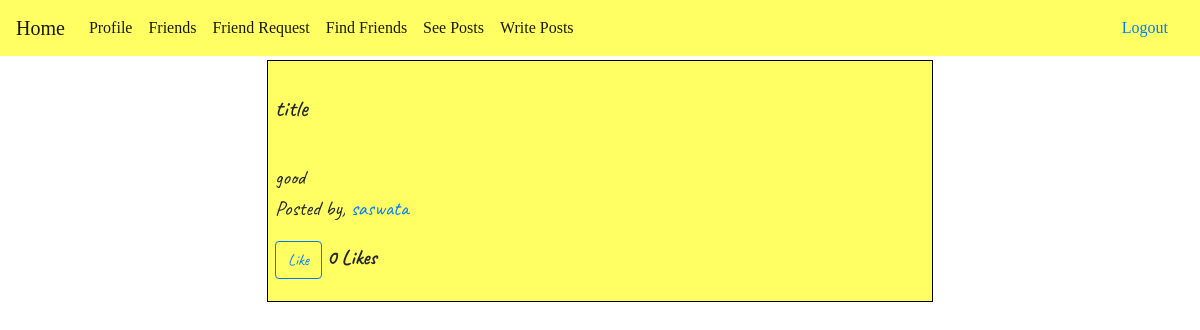
Before: /posts/ (signed in) with the older database file.
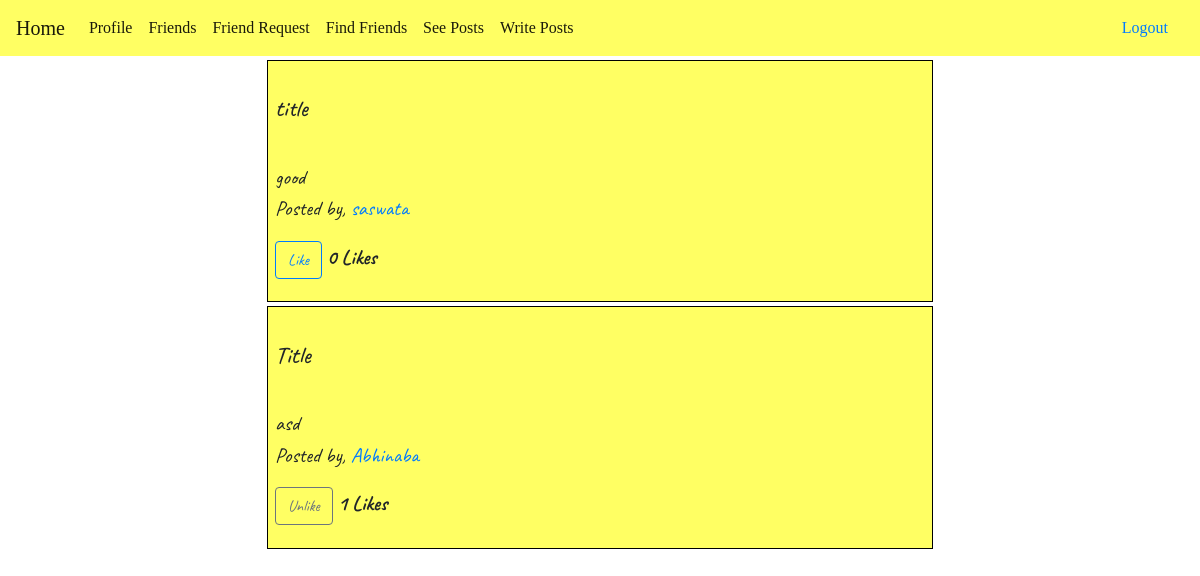
After: the same page with the newer database file.
### posts/models.py (models this page shows, shortened)
class Post(models.Model):
    title = models.CharField(max_length=300, default='Title')
    body = models.TextField()
    liked = models.ManyToManyField(User, default=None, blank=True, related_name='liked')
    updated = models.DateTimeField(auto_now=True)
    created = models.DateTimeField(auto_now_add=True)
    author = models.ForeignKey(User, on_delete=models.CASCADE, related_name='author')
    def __str__(self):
        return str(self.title)

### posts/views.py (the view)
# urls.py: path('',views.post_view,name='post_list'),
@login_required(login_url='/login/')
def post_view(request):
    user = request.user
    all_friends = user.friendlist_set.all() | user.profile2.all()
    new_posts = ''
    for i in all_friends:
        new_posts = i.profile1.author.all() | i.profile2.author.all()
    print('other',new_posts)
    try:
        new_posts = new_posts | user.author.all()
    except:
        new_posts=user.author.all()
    print('my',new_posts)
    context = {
        'all_posts' : new_posts,
        'user' : user
    }
    return render(request, 'posts/posts_list.html', context)

### posts/templates/posts/posts_list.html (shortened to what this page needs)
{% extends 'details/main.html' %}
{% block content %}
    {% if all_posts.count %}
        {% for i in all_posts %}
        <div class="container ">
            <div class="divtra div5 text caveat">
                <h4>{{i.title}}</h4><br>
                {{i.body}}<br>
                <p>Posted by, <a href="{% url 'profilepage' i.id %}">{{i.author.username}}</a><br>
                <form action="{% url 'posts:like_post' %}" method='POST'>
                    {% if user not in i.liked.all %}
                        <button class='btn btn-outline-primary' type ='submit'>Like</button>
                    {% else %}
                        <button class='btn btn-outline-secondary' type ='submit'>Unlike</button>
                    {% endif %}
                    <strong>{{i.liked.all.count}} Likes</strong><br>
                </form>
                </p>
            </div>
        </div>
        {% endfor %}
    {% else %}
        {% load static %}
    {% endif %}
{% endblock %}

### details/templates/details/main.html (shortened to what this page needs)
{% load static %}
<!DOCTYPE html>
<html lang="en">
<head>
    <link type="text/css" rel="stylesheet" href="{% static '/bootstrap/css/bootstrap.min.css' %}">
    <link rel="stylesheet" type="text/css" href="{% static 'css/main.css' %}">
</head>
<body>
    {% include 'details/navbar.html' %}
    {% block content %}
	{% endblock %}
</body>
</html>

### details/templates/details/navbar.html (shortened to what this page needs)
{% load static %}
  <nav class="navbar navbar-expand-lg navbar-light" style="background-color: #FFFF63;">
    <a class="navbar-brand cinzel" href="{% url 'home' %}">Home</a>
    {% if request.user.is_authenticated %}
    <div class="collapse navbar-collapse" id="navbarNav">
      <ul class="navbar-nav cinzel">
          <li class="nav-item active">
            <a class="nav-link" href="{% url 'profilepage' request.user.id %}">Profile</a>
          </li>
          <li class="nav-item active">
            <a class="nav-link" href="{% url 'friendlist' %}">Friends</a>
          </li>
          <li class="nav-item active">
            <a class="nav-link" href="{% url 'friendrequest' %}">Friend Request</a>
          </li>
          <li class="nav-item active">
           <a class="nav-link" href="{% url 'newfriends' %}">Find Friends</a>
         </li>
         <li class="nav-item active">
           <a class="nav-link" href="{% url 'posts:post_list' %}">See Posts</a>
         </li>
         <li class="nav-item active">
           <a class="nav-link" href="{% url 'posts:create_post' %}">Write Posts</a>
         </li>
      </ul>
    </div>
    <span ><a  class=" nav-link cinzel" href="{% url 'logout' %}">Logout</a></span>
    {% endif %}
  </nav>

### static/css/main.css (style rules this page uses)
.container { display: grid; grid-template-columns: repeat(auto-fill, minmax(200px,1fr)); grid-gap: 2px; grid-template-rows: 1fr ; }
.div5 { grid-area: 3 / 2 / 4 / 5; }
.divtra { cursor:pointer; text-align: center; width: auto; height: auto; padding-top: 70px; padding-bottom: 70px; border:.009px solid rgb(0, 0, 0); transition: all 0.3s linear; background-color: #FFFF63; }
body { background-color: #ffffff; }
.caveat { font-family: 'Caveat', cursive; font-size: 1.3rem; }
.cinzel { font-family: 'Cinzel', serif; }

### posts/templates/posts/posts_list.html (style rules this page uses)
.text { text-align:justify; padding-left: 1%; padding-top: 5%; padding-bottom: 1%; padding-right: 1%; cursor:default; }

Changed rows visible on the page:
added Post: title "Title", body "asd", author.username "Abhinaba", shows "Unlike", liked.all.count "1"
